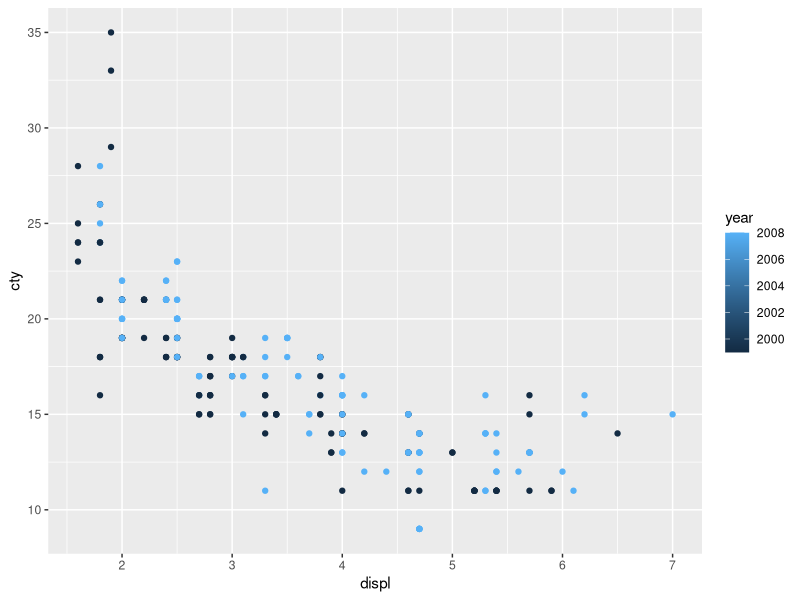
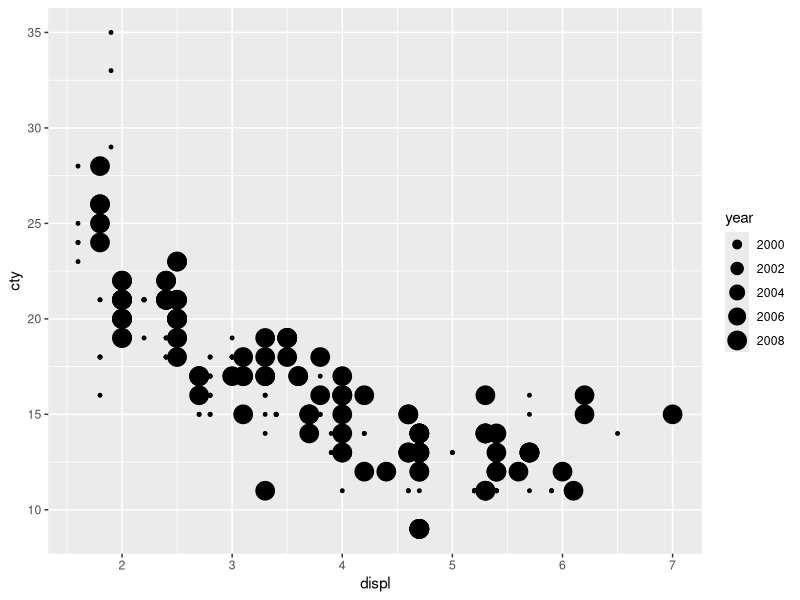
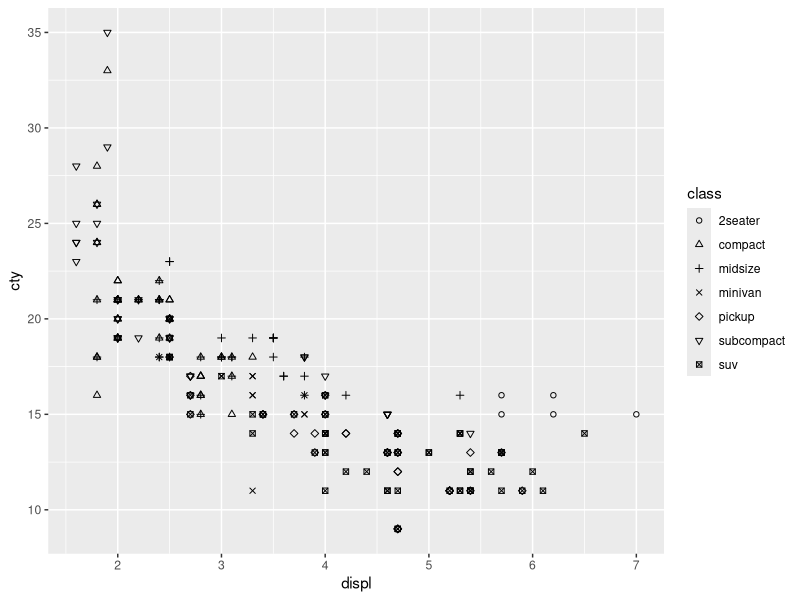
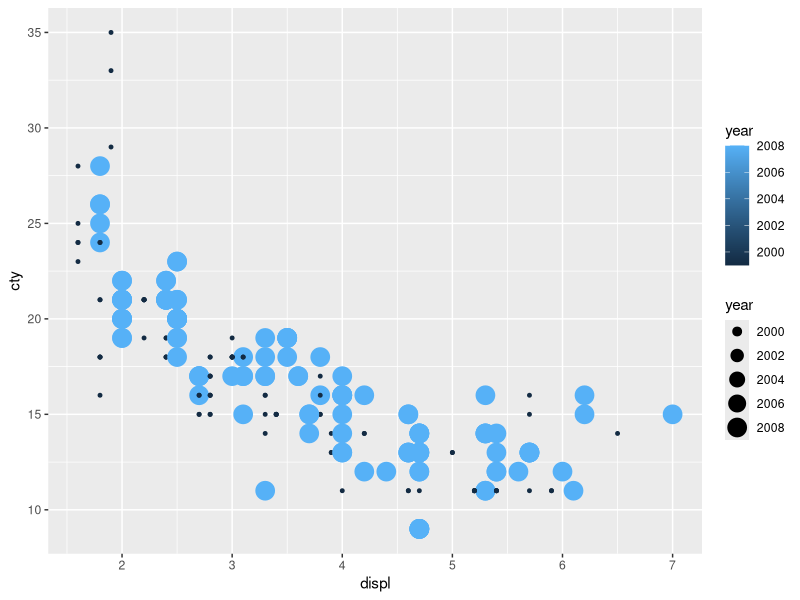
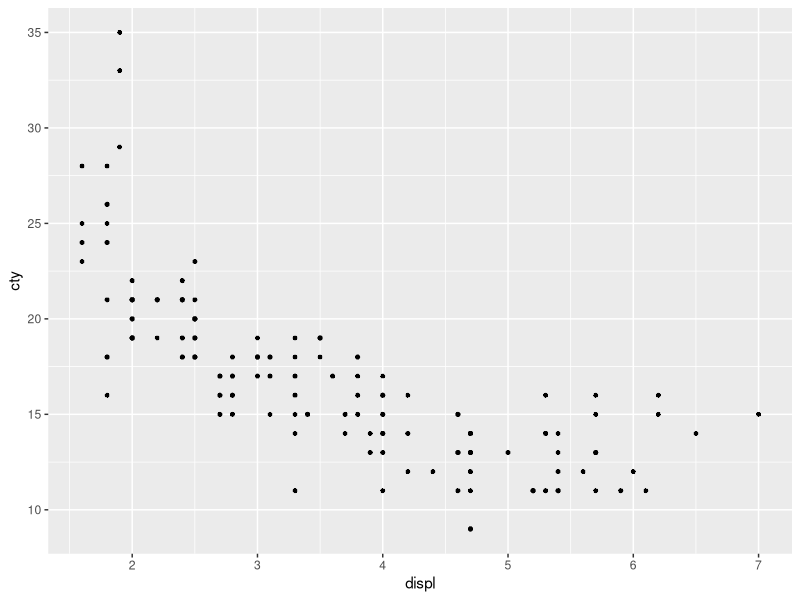
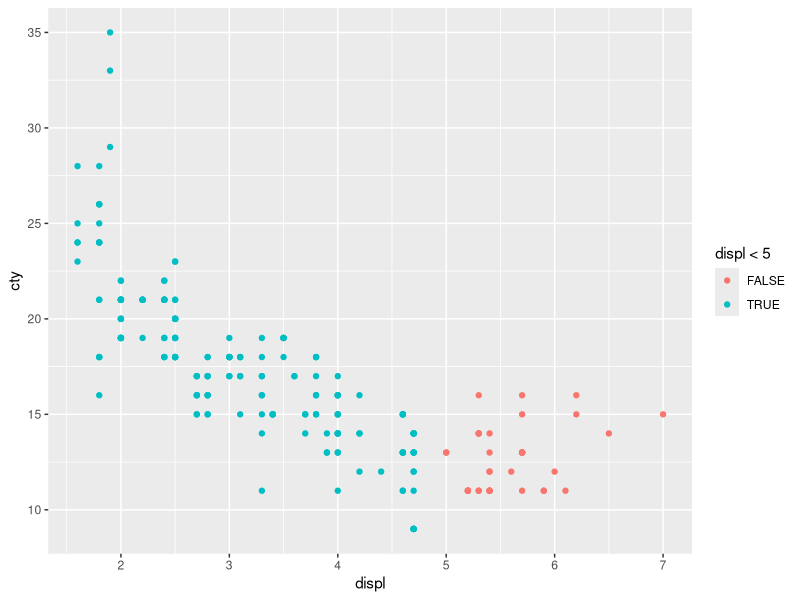

The R source for these figures, in order:
## ---- chunk 1
knitr::opts_chunk$set(echo = TRUE)
## ---- chunk 2
library(ggplot2)
## ---- chunk 3
ggplot(data = mpg) + 
  geom_point(mapping = aes(x = displ, y = cty, colour = year))
## ---- chunk 4
ggplot(data = mpg) + 
  geom_point(mapping = aes(x = displ, y = cty, size = year))
## ---- chunk 5
ggplot(data = mpg) + 
  geom_point(mapping = aes(x = displ, y = cty, shape = class)) +
  scale_shape_manual(values = 1:7)

## ---- chunk 6
ggplot(data = mpg) + 
  geom_point(mapping = aes(x = displ, y = cty, colour = year, size = year))
## ---- chunk 7
ggplot(data = mpg) + 
  geom_point(mapping = aes(x = displ, y = cty, stroke = 0.1))
## ---- chunk 8
ggplot(data = mpg) + 
  geom_point(mapping = aes(x = displ, y = cty, colour = displ < 5))
